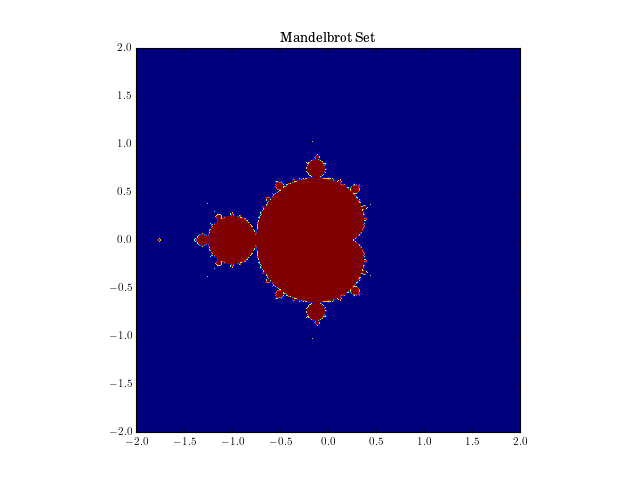

This chart was generated by the following Julia code:
#!/usr/bin/env julia
# File: mandelbrot.jl
# Name: D.Saravanan
# Date: 17/03/2023

""" Script for the Mandelbrot set """

import PyPlot as plt

plt.matplotlib.style.use("classic")
plt.rc("text", usetex = "True")
plt.rc("pgf", texsystem = "pdflatex")
plt.rc("font", family = "serif", weight = "normal", size = 10)
plt.rc("axes", labelsize = 12, titlesize = 12)
plt.rc("figure", titlesize = 12)


function mandelbrot(rmin, rmax, imin, imax)
    """an algorithm to generate an image of the Mandelbrot set"""

    max_iters = 256
    upper_bound = 2.5
    width = height = 512

    real_vals = range(rmin, rmax, width)
    imag_vals = range(imin, imax, height)

    # we will represent members as 1, non-members as 0
    mandelbrot_graph = ones(height, width)

    for x = 1:1:width
        for y = 1:1:height
            c = complex(real_vals[x], imag_vals[y])
            z = complex(0)

            for _ = 1:1:max_iters
                z = z^2 + c

                if abs(z) > upper_bound
                    mandelbrot_graph[y, x] = 0
                    break
                end
            end
        end
    end

    return mandelbrot_graph
end


function main()
    mandel = mandelbrot(-2, 2, -2, 2)

    fig, ax = plt.subplots()
    ax.imshow(mandel, extent = (-2, 2, -2, 2))
    plt.savefig("mandelbrot.png", dpi = fig.dpi)
end

main()
